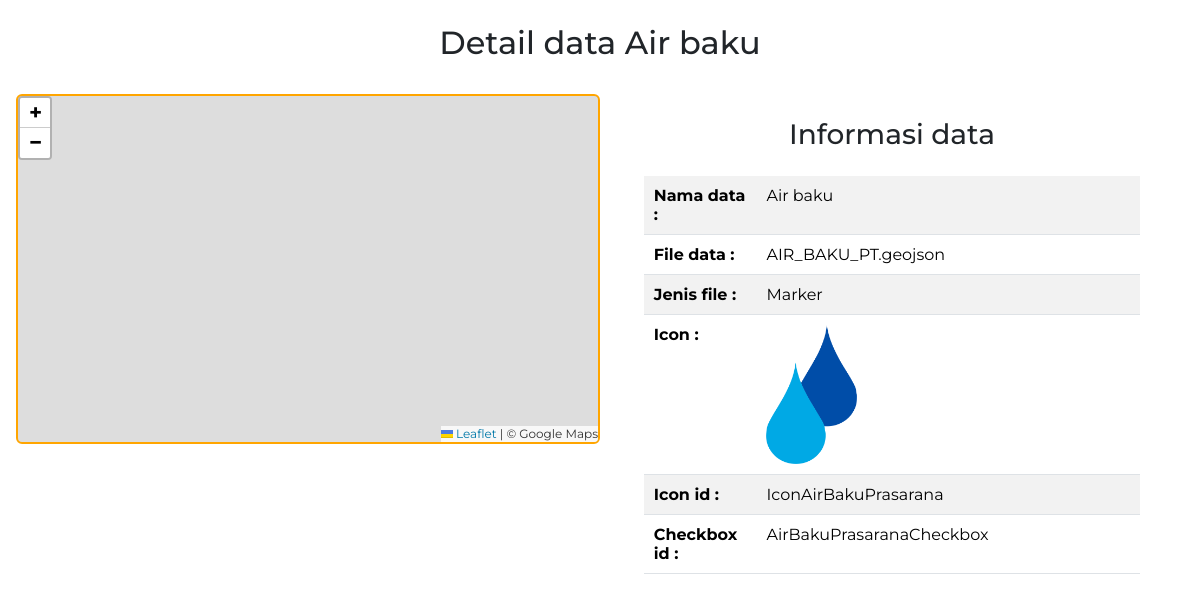
The page /backend/detail-prasarana?id=13 (signed in) on the database its author committed.
### tables this page shows
CREATE TABLE `prasarana` (
  `id` int NOT NULL,
  `nama_prasarana` varchar(255) DEFAULT NULL,
  `file_json` varchar(255) DEFAULT NULL,
  `icon` varchar(255) NOT NULL,
  `icon_id` varchar(255) NOT NULL,
  `checkbox_id` varchar(255) DEFAULT NULL,
  `id_jenis_prasarana` int NOT NULL,
  `id_jenis` int DEFAULT NULL,
  `hide` int DEFAULT '1'
);

CREATE TABLE `jenis_file` (
  `jenis_file_id` int NOT NULL,
  `nama_jenis` varchar(255) DEFAULT NULL
);

### backend/detail-prasarana.php (called while the page is built, shortened)
<?php
require 'functions/functions.php';
$id = $_GET["id"];
$getdata = query("SELECT * FROM prasarana JOIN jenis_file ON prasarana.id_jenis = jenis_file.jenis_file_id WHERE id = $id")[0];
require 'views/detail-prasarana.view.php';

### backend/functions/functions.php (called while the page is built, shortened)
<?php
include_once 'sweetalert.php';
if (!function_exists('koneksi')) {
    function koneksi()
    {
        $conn = mysqli_connect("localhost", "root", "", "webgis_cilegon");
        return $conn;
    }
}
if (!function_exists('query')) {
    function query($sql, $params = [])
    {
        $conn = koneksi();
        $stmt = mysqli_prepare($conn, $sql);
        $result = mysqli_stmt_execute($stmt);
        $rows = [];
        $result_set = mysqli_stmt_get_result($stmt);
        while ($row = mysqli_fetch_assoc($result_set)) {
            $rows[] = $row;
        }
        return $rows;
    }
}

### backend/views/detail-prasarana.view.php (the view, shortened to what this page needs)
<?php include 'views/partials/starter-head.php' ?>
<h2 class="text-center mt-4 mb-3">Detail data <?= $getdata['nama_prasarana']; ?></h2>
<div class="container-fluid p-3">
    <div class="row">
        <div class="col-lg-6 col-md-12 mb-4 ">
            <div id="map" class="rounded-2 m-auto"></div>
        </div>
        <div class="col-lg-6 col-md-12 mt-4 ">
            <div class="informasi m-auto">
                <h3 class="text-center">Informasi data</h3>
                <div class="data mt-4">
                    <table class="table table-striped">
                        <tbody>
                            <tr class="kolom">
                                <th>Nama data :</th>
                                <td><?= $getdata['nama_prasarana']; ?></td>
                            </tr>
                            <tr class="kolom">
                                <th>File data :</th>
                                <td><?= $getdata['file_json']; ?></td>
                            </tr>
                            <tr class="kolom">
                                <th>Jenis file :</th>
                                <td><?= $getdata['nama_jenis']; ?></td>
                            </tr>
                            <?php if ($getdata['nama_jenis'] === 'Marker') : ?>
                                <tr class="kolom">
                                    <th>Icon :</th>
                                    <td>
                                        <img class="w-25 align-content-center" src="../assets/icon/prasarana/<?= $getdata['icon']; ?>" alt="">
                                    </td>
                                </tr>
                                <tr class="kolom">
                                    <th>Icon id :</th>
                                    <td><?= $getdata['icon_id']; ?></td>
                                </tr>
                            <?php endif; ?>
                            <div id="detailsContainer" style="display: none;">
                                <tr class="kolom">
                                    <th>Checkbox id :</th>
                                    <td><?= $getdata['checkbox_id']; ?></td>
                                </tr>
                            </div>
                        </tbody>
                    </table>
                </div>
            </div>
        </div>
    </div>
</div>
<?php include 'views/partials/starter-foot.php' ?>

### backend/css/default.css (style rules this page uses)
* { padding: 0 !important; margin: 0 !important; }

### backend/css/detail-prasarana.css (style rules this page uses)
* { font-family: Montserrat; }
th { padding: 10px !important; }
td { padding: 10px !important; }
#map { height: 350px !important; border: 2px solid orange; }
.informasi { width: 85%; }

### rows shown on the page
prasarana: nama_prasarana "Air baku", file_json "AIR_BAKU_PT.geojson", id_jenis.nama_jenis "Marker", icon (picture), icon "IconAirBakuPrasarana", checkbox "AirBakuPrasaranaCheckbox"
